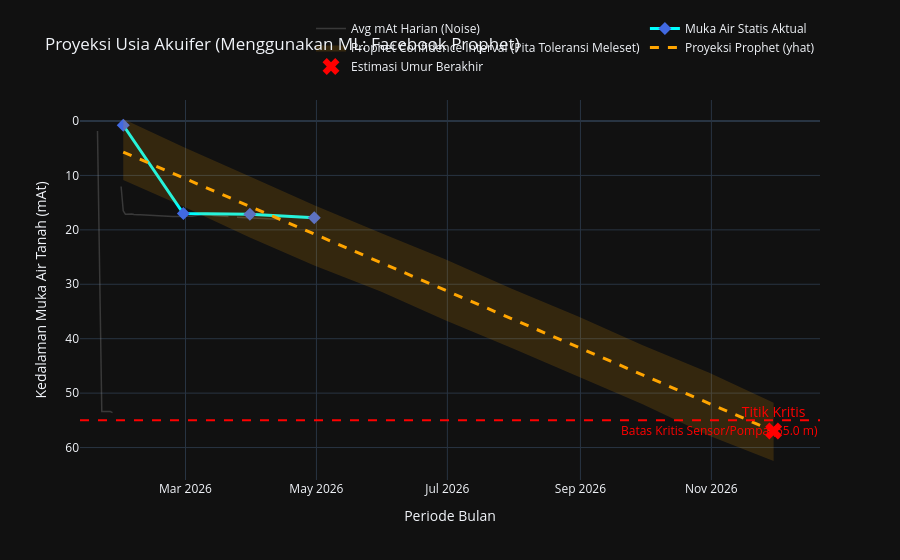

Notebook code cell kept with this figure:
### Code cell
import numpy as np
import pandas as pd
import plotly.graph_objects as go
from prophet import Prophet
import logging

# Menghaluskan output (mute pesan INFO bawaan Prophet agar console tidak bising)
logging.getLogger("cmdstanpy").setLevel(logging.ERROR)
logging.getLogger("prophet").setLevel(logging.ERROR)

# =========================================================
# 1. LOAD & SIAPKAN DATASET PONDOK KAHURU
# =========================================================
file_path = r"d:\RnD_JIAT\data\Pos_AWLR_JIAT_Pondok_Kahuru_copy_fr.csv"
df_pondok_kahuru = pd.read_csv(file_path)

# Tarik dua kolom krusial dan ubah namanya agar dikenali mesin analitik
df_mat = df_pondok_kahuru[['waktu', 'Muka_Air_Tanah_mean']].rename(columns={
    'waktu': 'Timestamp',
    'Muka_Air_Tanah_mean': 'mAt'
})


# =========================================================
# 2. FUNGSI ANALITIK (PROYEKSI AKUIFER MENGGUNAKAN PROPHET)
# =========================================================
def estimasi_umur_akuifer_prophet(df_input, batas_kritis_meter=45.0):
    print("=" * 75)
    print("PROYEKSI ESTIMASI UMUR AKUIFER (VEERS MACHINE LEARNING FB-PROPHET)")
    print("=" * 75)
    
    df_calc = df_input.copy()
    
    # A. Menangani kolom waktu agar otomatis menjadi Index
    if 'Timestamp' in df_calc.columns:
        if not pd.api.types.is_datetime64_any_dtype(df_calc['Timestamp']):
            df_calc['Timestamp'] = pd.to_datetime(df_calc['Timestamp'])
        df_calc.set_index('Timestamp', inplace=True)
    elif not pd.api.types.is_datetime64_any_dtype(df_calc.index):
        print("ERROR: Time-Series rusak. Tidak ada penanda waktu (Datetime) pada Data.")
        return
        
    df_calc.sort_index(inplace=True)
    
    # B. Agregasi Muka Air Terdangkal (Max Recovery) sebagai Muka Air Statis
    try:
        swl_bulanan = df_calc.resample('ME')['mAt'].min().interpolate(method='linear').dropna()
    except ValueError:
        swl_bulanan = df_calc.resample('M')['mAt'].min().interpolate(method='linear').dropna()

    if len(swl_bulanan) < 2:
        print("Data terlalu singkat! Prophet butuh minimal 2 data poin berturut-turut.")
        return
        
    mAt_saat_ini = swl_bulanan.values[-1]
    bulan_terakhir = swl_bulanan.index[-1]
    jarak_kritis = batas_kritis_meter - mAt_saat_ini
    
    print(f"[+] Elevasi Muka Air Statis Terakhir   : {mAt_saat_ini:.2f} meter")
    print(f"[+] Sisa Jarak ke Batas Kritis ({batas_kritis_meter}m) : {jarak_kritis:.2f} meter")
    
    TTF_tanggal = None
    if jarak_kritis <= 0:
        print(f"\n=> STATUS: KRITIS! Muka air telah merosot melewati kedalaman kritis ({batas_kritis_meter}m).")
        forecast_plot = None 
    else:
        # ----------------------------------------------------
        # C. PROSES TRAINING & FORECAST FACEBOOK PROPHET
        # ----------------------------------------------------
        # Membentuk dataframe format khusus untuk Prophet (kolom: ds dan y)
        df_prophet = pd.DataFrame({'ds': swl_bulanan.index, 'y': swl_bulanan.values})
        
        m = Prophet()
        m.fit(df_prophet)
        
        # Menerawang 10 Tahun (120 bulan) ke depan
        try: future = m.make_future_dataframe(periods=120, freq='ME')
        except ValueError: future = m.make_future_dataframe(periods=120, freq='M')
            
        forecast = m.predict(future)
        
        # Mencari Titik Pertemuan pertama antara prediksi (yhat) dan Batas Kritis
        future_only = forecast[forecast['ds'] > bulan_terakhir]
        kritis_df = future_only[future_only['yhat'] >= batas_kritis_meter]
        
        forecast_plot = forecast.copy()
        
        if kritis_df.empty:
            print("\n=> STATUS: AKUIFER SUMUR PONDOK KAHURU TERGOLONG LESTARI (SUSTAINABLE)")
            print("   Model Prophet mendeteksi tidak akan ada persentuhan batas kritis dalam 10 Tahun ke depan.")
        else:
            TTF_tanggal = kritis_df.iloc[0]['ds']
            nilai_kritis_yhat = kritis_df.iloc[0]['yhat']
            
            sisa_hari = (TTF_tanggal - df_calc.index[-1]).days
            sisa_bulan = sisa_hari / 30.44
            
            print(f"\n=> ESTIMASI SISA UMUR PRODUKTIF        : ~{sisa_bulan:.1f} Bulan (~{sisa_bulan/12:.1f} Tahun)")
            print(f"=> PROYEKSI PROPHET SENTUH BATAS KRITIS: {TTF_tanggal.strftime('%B %Y')}")
            
            # Potong plot proyeksi tepat saat menyentuh batas maut sensor
            stop_idx = kritis_df.index[0]
            forecast_plot = forecast.loc[:stop_idx]

    print("=" * 75)
    
    # =========================================================
    # 3. VISUALISASI DENGAN PLOTLY GRAFIK
    # =========================================================
    fig = go.Figure()
    
    # Trace 1: Grafik mAt harian (Sebagai awan data / Noise)
    df_daily = df_calc.resample('D')['mAt'].mean()
    fig.add_trace(go.Scatter(
        x=df_daily.index, y=df_daily.values,
        mode='lines', line=dict(color='rgba(150, 150, 150, 0.3)', width=1.5),
        name='Avg mAt Harian (Noise)'
    ))
    
    # Trace 2: Grafik Data Tanah Asli / Riwayat Aktual
    fig.add_trace(go.Scatter(
        x=swl_bulanan.index, y=swl_bulanan.values,
        mode='lines+markers', line=dict(color='cyan', width=3),
        marker=dict(size=10, color='royalblue', symbol='diamond'),
        name='Muka Air Statis Aktual'
    ))
    
    if forecast_plot is not None:
        # Trace 3: Pita Transparan (Confidence Interval 80% dari Prophet) -> Fitur unggulan Prophet!
        fig.add_trace(go.Scatter(
            x=pd.concat([forecast_plot['ds'], forecast_plot['ds'][::-1]]),
            y=pd.concat([forecast_plot['yhat_upper'], forecast_plot['yhat_lower'][::-1]]),
            fill='toself',
            fillcolor='rgba(255, 165, 0, 0.15)', # Transparan agar elegan
            line=dict(color='rgba(255,255,255,0)'),
            hoverinfo="skip",
            name='Prophet Confidence Interval (Pita Toleransi Meleset)'
        ))
        
        # Trace 4: Garis Utama Proyeksi Masa Depan (yhat)
        fig.add_trace(go.Scatter(
            x=forecast_plot['ds'], y=forecast_plot['yhat'],
            mode='lines', line=dict(color='orange', width=3, dash='dash'),
            name='Proyeksi Prophet (yhat)' 
        ))
        
        # Trace 5: Penanda silang merah bila berstatus Mati
        if TTF_tanggal is not None:
            fig.add_trace(go.Scatter(
                x=[TTF_tanggal], y=[nilai_kritis_yhat],
                mode='markers+text', marker=dict(color='red', size=15, symbol='x'),
                text=["Titik Kritis"], textposition="top center",
                textfont=dict(color='red', size=14), name='Estimasi Umur Berakhir'
            ))
            
    # Trace 6: Batas Merah Geometri Sumur/Sensor
    fig.add_hline(
        y=batas_kritis_meter, line_dash='dash', line_color='red', line_width=2,
        annotation_text=f"Batas Kritis Sensor/Pompa ({batas_kritis_meter} m)",
        annotation_position="bottom right", annotation_font_color='red'
    )
    
    # Sumbu Y Inverted (Kedalaman 0 di atas) & Theme Dark Mode
    fig.update_layout(
        title='Proyeksi Usia Akuifer (Menggunakan ML: Facebook Prophet)',
        xaxis_title='Periode Bulan', yaxis_title='Kedalaman Muka Air Tanah (mAt)',
        template='plotly_dark', hovermode="x unified",
        legend=dict(orientation="h", yanchor="bottom", y=1.05, xanchor="right", x=1)
    )
    fig.update_yaxes(autorange="reversed") 
    
    fig.show()


# 4. EKSEKUSI DATA (Pastikan library 'prophet' sudah di-install)
estimasi_umur_akuifer_prophet(df_mat, batas_kritis_meter=55.0)

### Figure 1 — Plotly figure (JSON) as saved in the notebook; plotly's stock layout.template omitted (floating-point values rounded to 4 significant figures)
{"data": [{"line": {"color": "rgba(150, 150, 150, 0.3)", "width": 1.5}, "mode": "lines", "name": "Avg mAt Harian (Noise)", "type": "scatter", "x": ["2026-01-19T00:00:00", "2026-01-20T00:00:00", "2026-01-21T00:00:00", "2026-01-22T00:00:00", "2026-01-23T00:00:00", "2026-01-24T00:00:00", "2026-01-25T00:00:00", "2026-01-26T00:00:00", "2026-01-27T00:00:00", "2026-01-28T00:00:00", "2026-01-29T00:00:00", "2026-01-30T00:00:00", "2026-01-31T00:00:00", "2026-02-01T00:00:00", "2026-02-02T00:00:00", "2026-02-03T00:00:00", "2026-02-04T00:00:00", "2026-02-05T00:00:00", "2026-02-06T00:00:00", "2026-02-07T00:00:00", "2026-02-08T00:00:00", "2026-02-09T00:00:00", "2026-02-10T00:00:00", "2026-02-11T00:00:00", "2026-02-12T00:00:00", "2026-02-13T00:00:00", "2026-02-14T00:00:00", "2026-02-15T00:00:00", "2026-02-16T00:00:00", "2026-02-17T00:00:00", "2026-02-18T00:00:00", "2026-02-19T00:00:00", "2026-02-20T00:00:00", "2026-02-21T00:00:00", "2026-02-22T00:00:00", "2026-02-23T00:00:00", "2026-02-24T00:00:00", "2026-02-25T00:00:00", "2026-02-26T00:00:00", "2026-02-27T00:00:00", "2026-02-28T00:00:00", "2026-03-01T00:00:00", "2026-03-02T00:00:00", "2026-03-03T00:00:00", "2026-03-04T00:00:00", "2026-03-05T00:00:00", "2026-03-06T00:00:00", "2026-03-07T00:00:00", "2026-03-08T00:00:00", "2026-03-09T00:00:00", "2026-03-10T00:00:00", "2026-03-11T00:00:00", "2026-03-12T00:00:00", "2026-03-13T00:00:00", "2026-03-14T00:00:00", "2026-03-15T00:00:00", "2026-03-16T00:00:00", "2026-03-17T00:00:00", "2026-03-18T00:00:00", "2026-03-19T00:00:00", "2026-03-20T00:00:00", "2026-03-21T00:00:00", "2026-03-22T00:00:00", "2026-03-23T00:00:00", "2026-03-24T00:00:00", "2026-03-25T00:00:00", "2026-03-26T00:00:00", "2026-03-27T00:00:00", "2026-03-28T00:00:00", "2026-03-29T00:00:00", "2026-03-30T00:00:00", "2026-03-31T00:00:00", "2026-04-01T00:00:00", "2026-04-02T00:00:00", "2026-04-03T00:00:00", "2026-04-04T00:00:00", "2026-04-05T00:00:00", "2026-04-06T00:00:00", "2026-04-07T00:00:00", "2026-04-08T00:00:00", "2026-04-09T00:00:00", "2026-04-10T00:00:00", "2026-04-11T00:00:00", "2026-04-12T00:00:00", "2026-04-13T00:00:00"], "y": [1.816, 32.84, 53.38, 53.39, 53.39, 53.39, 53.39, 53.58, null, null, null, 12.03, 16.51, 17.11, 17.07, 17.1, 17.09, 17.17, 17.24, 17.23, 17.23, 17.25, 17.28, 17.3, 17.35, 17.39, 17.4, 17.43, 17.45, 17.5, 17.53, 17.58, 17.52, 17.53, 17.53, 17.55, 17.54, 17.55, 17.58, 17.55, 17.53, 17.52, 17.53, 17.52, 17.49, 17.42, 17.28, 17.2, 17.22, 17.24, 17.23, 17.25, 17.24, 17.26, 17.36, 17.38, 17.42, 17.45, 17.49, 17.56, 17.56, 17.52, null, null, null, 17.66, 17.69, 17.73, 17.73, 17.77, 17.82, 17.84, 17.85, 17.88, 17.89, 17.91, 17.94, 17.98, 17.97, 18.0, 18.04, 18.07, 18.09, 18.05, 18.05]}, {"line": {"color": "cyan", "width": 3}, "marker": {"color": "royalblue", "size": 10, "symbol": "diamond"}, "mode": "lines+markers", "name": "Muka Air Statis Aktual", "type": "scatter", "x": ["2026-01-31T00:00:00", "2026-02-28T00:00:00", "2026-03-31T00:00:00", "2026-04-30T00:00:00"], "y": [0.78, 16.99, 17.13, 17.78]}, {"fill": "toself", "fillcolor": "rgba(255, 165, 0, 0.15)", "hoverinfo": "skip", "line": {"color": "rgba(255,255,255,0)"}, "name": "Prophet Confidence Interval (Pita Toleransi Meleset)", "type": "scatter", "x": ["2026-01-31T00:00:00", "2026-02-28T00:00:00", "2026-03-31T00:00:00", "2026-04-30T00:00:00", "2026-05-31T00:00:00", "2026-06-30T00:00:00", "2026-07-31T00:00:00", "2026-08-31T00:00:00", "2026-09-30T00:00:00", "2026-10-31T00:00:00", "2026-11-30T00:00:00", "2026-11-30T00:00:00", "2026-10-31T00:00:00", "2026-09-30T00:00:00", "2026-08-31T00:00:00", "2026-07-31T00:00:00", "2026-06-30T00:00:00", "2026-05-31T00:00:00", "2026-04-30T00:00:00", "2026-03-31T00:00:00", "2026-02-28T00:00:00", "2026-01-31T00:00:00"], "y": [10.85, 15.7, 21.39, 26.54, 31.33, 36.59, 41.69, 46.9, 52.05, 57.85, 62.47, 51.76, 46.28, 41.19, 35.92, 30.8, 25.39, 20.56, 15.49, 10.17, 4.785, -0.3525]}, {"line": {"color": "orange", "dash": "dash", "width": 3}, "mode": "lines", "name": "Proyeksi Prophet (yhat)", "type": "scatter", "x": ["2026-01-31T00:00:00", "2026-02-28T00:00:00", "2026-03-31T00:00:00", "2026-04-30T00:00:00", "2026-05-31T00:00:00", "2026-06-30T00:00:00", "2026-07-31T00:00:00", "2026-08-31T00:00:00", "2026-09-30T00:00:00", "2026-10-31T00:00:00", "2026-11-30T00:00:00"], "y": [5.71, 10.45, 15.69, 20.77, 26.01, 31.09, 36.33, 41.58, 46.66, 51.9, 56.98]}, {"marker": {"color": "red", "size": 15, "symbol": "x"}, "mode": "markers+text", "name": "Estimasi Umur Berakhir", "text": ["Titik Kritis"], "textfont": {"color": "red", "size": 14}, "textposition": "top center", "type": "scatter", "x": ["2026-11-30T00:00:00"], "y": [56.98]}], "layout": {"annotations": [{"font": {"color": "red"}, "showarrow": false, "text": "Batas Kritis Sensor/Pompa (55.0 m)", "x": 1, "xanchor": "right", "xref": "x domain", "y": 55, "yanchor": "top", "yref": "y"}], "hovermode": "x unified", "legend": {"orientation": "h", "x": 1, "xanchor": "right", "y": 1.05, "yanchor": "bottom"}, "shapes": [{"line": {"color": "red", "dash": "dash", "width": 2}, "type": "line", "x0": 0, "x1": 1, "xref": "x domain", "y0": 55, "y1": 55, "yref": "y"}], "title": {"text": "Proyeksi Usia Akuifer (Menggunakan ML: Facebook Prophet)"}, "xaxis": {"title": {"text": "Periode Bulan"}}, "yaxis": {"autorange": "reversed", "title": {"text": "Kedalaman Muka Air Tanah (mAt)"}}}}
